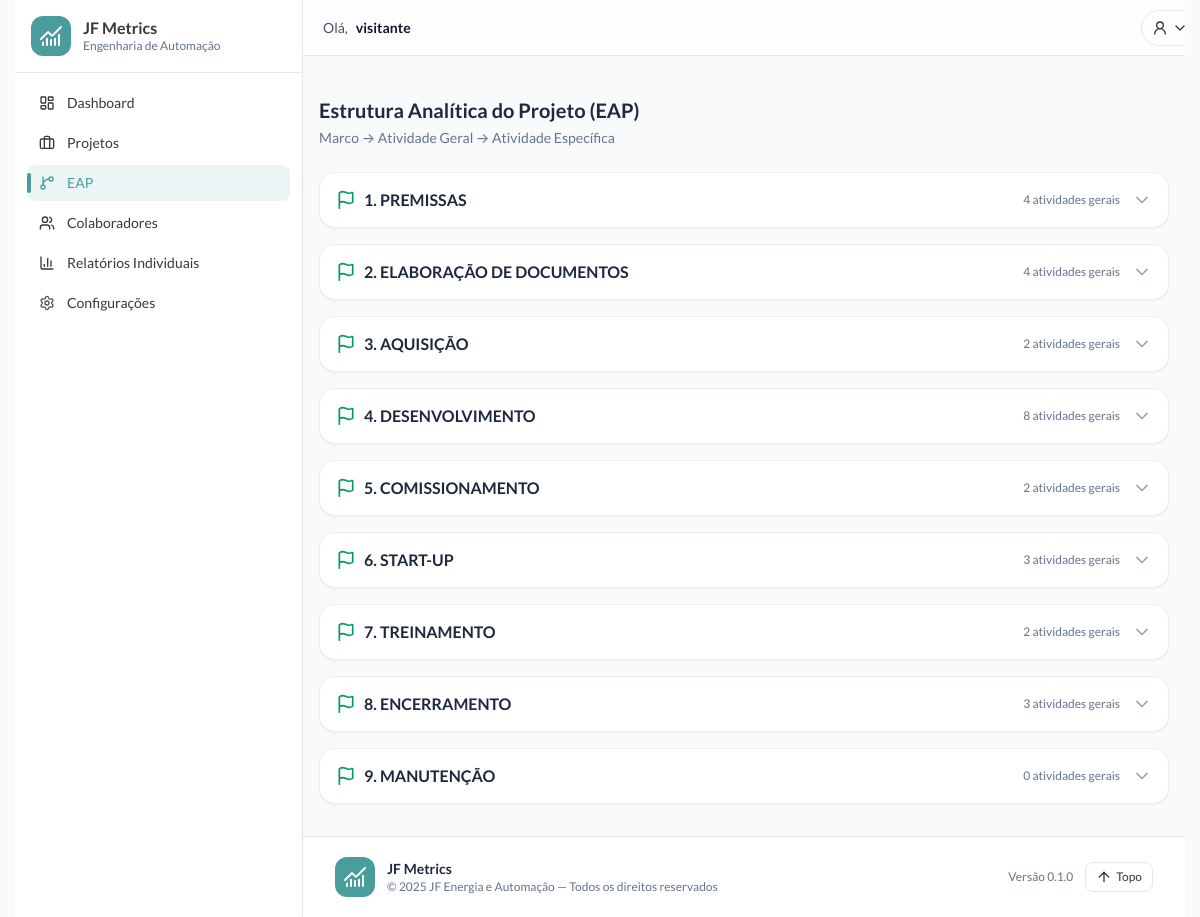
Screenshot of /engauto/eap/ with the database file from the repository.
### automation/models.py (models this page shows, shortened)
class Milestone(models.Model):
    name = models.CharField("Marco", max_length=80, unique=True)
    order = models.PositiveIntegerField("Ordem", default=0)
    is_active = models.BooleanField("Ativo", default=True)
    class Meta:
        ordering = ("order", "name")
        verbose_name = "Marco"
        verbose_name_plural = "Marcos"

### automation/views.py (the view)
# urls.py: path("eap/",      views.eap_view,     name="eap"),
def eap_view(request):
    specific_qs = SpecificActivity.objects.filter(is_active=True).order_by("order", "name")
    general_qs = (
        GeneralActivity.objects.filter(is_active=True)
        .order_by("order", "name")
        .annotate(num_specifics=Count("specifics", filter=Q(specifics__is_active=True)))
        .prefetch_related(Prefetch("specifics", queryset=specific_qs))
    )
    milestones = (
        Milestone.objects.filter(is_active=True)
        .order_by("order", "name")
        .annotate(num_generals=Count("generals", filter=Q(generals__is_active=True)))
        .prefetch_related(Prefetch("generals", queryset=general_qs))
    )
    return render(request, "eap/index.html", {"milestones": milestones})

### automation/context_processors.py (called while the page is built, shortened)
def _get_collaborator(user):
    if not getattr(user, "is_authenticated", False):
        return None
    collab = getattr(user, "collaborator", None)
    if collab:
        return collab
    Collaborator = apps.get_model("common", "Collaborator")
    return Collaborator.objects.filter(user=user, is_active=True).only("id", "is_manager").first()

def user_flags(request):
    collab = _get_collaborator(request.user)
    return {"is_manager": bool(getattr(collab, "is_manager", False))}

def notifications(request):
    user = getattr(request, "user", None)
    if not getattr(user, "is_authenticated", False):
        return {"notif_count": 0, "notif_list": []}

### automation/templates/eap/index.html (shortened to what this page needs)
{% extends 'automation/base.html' %}
{% block content %}
  <div class="mb-6">
    <h1 class="flex items-center gap-2 text-xl font-semibold text-slate-800">
      Estrutura Analítica do Projeto (EAP)
    </h1>
    <p class="mt-1 text-sm text-slate-500">Marco → Atividade Geral → Atividade Específica</p>
  </div>
  {% if milestones %}
    <div class="space-y-4">
      {% for m in milestones %}
        <article class="rounded-2xl border border-slate-200/70 bg-white p-4 shadow-sm">
          <details class="group">
            <summary class="flex cursor-pointer list-none items-center justify-between gap-3">
              <div class="min-w-0 flex items-center gap-2">
                <i data-lucide="flag" class="h-5 w-5 text-emerald-600 shrink-0"></i>
                <h2 class="truncate text-[16px] font-semibold leading-snug text-slate-800" title="{{ m.name }}">
                  {{ m.name }}
                </h2>
              </div>
              <div class="flex items-center gap-3 shrink-0">
                {% with c=m.num_generals|default:0 %}
                  <span class="text-xs text-slate-500">
                    {% if c == 1 %}
                      1 atividade geral
                    {% else %}
                      {{ c }} atividades gerais
                    {% endif %}
                  </span>
                {% endwith %}
                <i data-lucide="chevron-down" class="h-5 w-5 text-slate-400 transition duration-200 group-open:rotate-180"></i>
              </div>
            </summary>
          </details>
        </article>
      {% endfor %}
    </div>
  {% else %}
    <div class="flex items-center justify-center gap-2 rounded-xl border border-dashed border-slate-200 p-8 text-slate-500">
      <i data-lucide="inbox" class="h-5 w-5"></i>
      Nenhum marco ativo na EAP.
    </div>
  {% endif %}
{% endblock %}

### automation/templates/automation/base.html (style rules this page uses)
html, body { margin:0; padding:0; height:100%; }
html { overflow-y: scroll; }
body { scrollbar-gutter: stable both-edges; }
.shadow, .shadow-sm, .shadow-md, .shadow-lg { box-shadow: none !important; }
.border-slate-200\/70, .border { border-color: #e5e7eb !important; }

### rows the page displays
Milestone: name "1. PREMISSAS", m "4"
Milestone: name "2. ELABORAÇÃO DE DOCUMENTOS", m "4"
Milestone: name "3. AQUISIÇÃO", m "2"
Milestone: name "4. DESENVOLVIMENTO", m "8"
Milestone: name "5. COMISSIONAMENTO", m "2"
Milestone: name "6. START-UP", m "3"
Milestone: name "7. TREINAMENTO", m "2"
Milestone: name "8. ENCERRAMENTO", m "3"
Milestone: name "9. MANUTENÇÃO", order "0"

### other values shown
{{ display_name }} "visitante"
{{ app_version|default:"0.1.0" }} "0.1.0"
